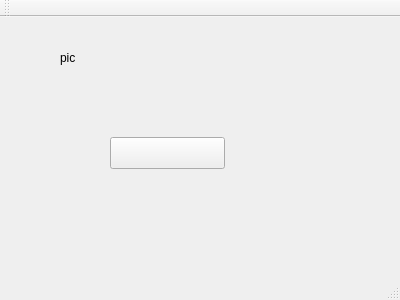
<?xml version="1.0" encoding="UTF-8"?>
<ui version="4.0">
 <class>MainWindow</class>
 <widget class="QMainWindow" name="MainWindow">
  <property name="geometry">
   <rect>
    <x>0</x>
    <y>0</y>
    <width>400</width>
    <height>300</height>
   </rect>
  </property>
  <property name="windowTitle">
   <string>MainWindow</string>
  </property>
  <widget class="QWidget" name="centralWidget">
   <widget class="QLabel" name="picture">
    <property name="geometry">
     <rect>
      <x>60</x>
      <y>20</y>
      <width>61</width>
      <height>41</height>
     </rect>
    </property>
    <property name="text">
     <string>pic</string>
    </property>
   </widget>
   <widget class="QPushButton" name="pushButton">
    <property name="geometry">
     <rect>
      <x>110</x>
      <y>120</y>
      <width>115</width>
      <height>32</height>
     </rect>
    </property>
    <property name="text">
     <string/>
    </property>
    <property name="icon">
     <iconset resource="pic.qrc">
      <normaloff>:/picture/start.png</normaloff>:/picture/start.png</iconset>
    </property>
   </widget>
  </widget>
  <widget class="QMenuBar" name="menuBar">
   <property name="geometry">
    <rect>
     <x>0</x>
     <y>0</y>
     <width>400</width>
     <height>22</height>
    </rect>
   </property>
  </widget>
  <widget class="QToolBar" name="mainToolBar">
   <attribute name="toolBarArea">
    <enum>TopToolBarArea</enum>
   </attribute>
   <attribute name="toolBarBreak">
    <bool>false</bool>
   </attribute>
  </widget>
  <widget class="QStatusBar" name="statusBar"/>
 </widget>
 <layoutdefault spacing="6" margin="11"/>
 <resources>
  <include location="pic.qrc"/>
 </resources>
 <connections>
  <connection>
   <sender>pushButton</sender>
   <signal>clicked()</signal>
   <receiver>MainWindow</receiver>
   <slot>startgame()</slot>
   <hints>
    <hint type="sourcelabel">
     <x>159</x>
     <y>178</y>
    </hint>
    <hint type="destinationlabel">
     <x>263</x>
     <y>153</y>
    </hint>
   </hints>
  </connection>
 </connections>
 <slots>
  <slot>startgame()</slot>
 </slots>
</ui>
